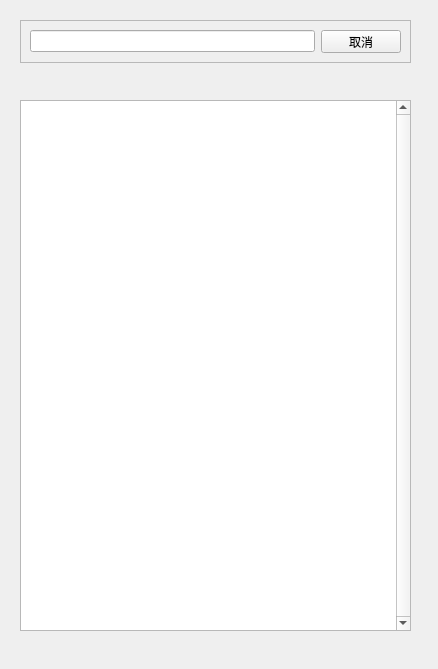
<?xml version="1.0" encoding="UTF-8"?>
<ui version="4.0">
 <class>StackedWidget</class>
 <widget class="QStackedWidget" name="StackedWidget">
  <property name="geometry">
   <rect>
    <x>0</x>
    <y>0</y>
    <width>438</width>
    <height>669</height>
   </rect>
  </property>
  <property name="windowTitle">
   <string>StackedWidget</string>
  </property>
  <property name="currentIndex">
   <number>2</number>
  </property>
  <widget class="QWidget" name="Roster">
   <widget class="QLineEdit" name="Search">
    <property name="geometry">
     <rect>
      <x>10</x>
      <y>20</y>
      <width>421</width>
      <height>20</height>
     </rect>
    </property>
    <property name="styleSheet">
     <string notr="true">border:2px;
border:2px groove gray;
border-radius:10px;
padding:2px 4px</string>
    </property>
    <property name="text">
     <string extracomment="search"/>
    </property>
    <property name="placeholderText">
     <string>search</string>
    </property>
   </widget>
   <widget class="UiRosterView" name="RosterNames">
    <property name="geometry">
     <rect>
      <x>10</x>
      <y>60</y>
      <width>421</width>
      <height>571</height>
     </rect>
    </property>
    <property name="focusPolicy">
     <enum>Qt::NoFocus</enum>
    </property>
    <property name="styleSheet">
     <string notr="true">border:2px groove gray;
border-radius:10px;
padding:2px 4px</string>
    </property>
    <property name="editTriggers">
     <set>QAbstractItemView::NoEditTriggers</set>
    </property>
    <property name="showDropIndicator" stdset="0">
     <bool>false</bool>
    </property>
   </widget>
  </widget>
  <widget class="QWidget" name="Chat">
   <widget class="QLabel" name="Chat_Name">
    <property name="geometry">
     <rect>
      <x>10</x>
      <y>60</y>
      <width>421</width>
      <height>21</height>
     </rect>
    </property>
    <property name="styleSheet">
     <string notr="true">color: rgb(0, 170, 0);</string>
    </property>
    <property name="text">
     <string/>
    </property>
    <property name="alignment">
     <set>Qt::AlignCenter</set>
    </property>
    <property name="wordWrap">
     <bool>false</bool>
    </property>
   </widget>
   <widget class="QPlainTextEdit" name="Chat_Edit">
    <property name="geometry">
     <rect>
      <x>10</x>
      <y>480</y>
      <width>421</width>
      <height>101</height>
     </rect>
    </property>
   </widget>
   <widget class="QFrame" name="Chat_f2">
    <property name="geometry">
     <rect>
      <x>10</x>
      <y>589</y>
      <width>421</width>
      <height>43</height>
     </rect>
    </property>
    <property name="frameShape">
     <enum>QFrame::StyledPanel</enum>
    </property>
    <property name="frameShadow">
     <enum>QFrame::Raised</enum>
    </property>
    <layout class="QGridLayout" name="gridLayout">
     <item row="0" column="0">
      <widget class="QPushButton" name="BtnLoadPic">
       <property name="styleSheet">
        <string notr="true">border:none;</string>
       </property>
       <property name="text">
        <string/>
       </property>
       <property name="icon">
        <iconset resource="icons.qrc">
         <normaloff>:/icons/pic.png</normaloff>:/icons/pic.png</iconset>
       </property>
      </widget>
     </item>
     <item row="0" column="1">
      <widget class="QPushButton" name="BtnCall">
       <property name="styleSheet">
        <string notr="true">border:none</string>
       </property>
       <property name="text">
        <string/>
       </property>
       <property name="icon">
        <iconset resource="icons.qrc">
         <normaloff>:/icons/call.png</normaloff>:/icons/call.png</iconset>
       </property>
      </widget>
     </item>
     <item row="0" column="2">
      <widget class="QPushButton" name="BtnSend">
       <property name="styleSheet">
        <string notr="true">color: rgb(85, 170, 0);
</string>
       </property>
       <property name="text">
        <string>发送</string>
       </property>
      </widget>
     </item>
    </layout>
   </widget>
   <widget class="QFrame" name="Chat_f1">
    <property name="geometry">
     <rect>
      <x>10</x>
      <y>10</y>
      <width>421</width>
      <height>40</height>
     </rect>
    </property>
    <property name="frameShape">
     <enum>QFrame::StyledPanel</enum>
    </property>
    <property name="frameShadow">
     <enum>QFrame::Raised</enum>
    </property>
    <layout class="QGridLayout" name="gridLayout_2">
     <item row="0" column="0">
      <widget class="QPushButton" name="BtnBack1">
       <property name="styleSheet">
        <string notr="true">color: rgb(85, 170, 0);
border:2px groove gray;
border-radius:10px;
padding:2px 4px</string>
       </property>
       <property name="text">
        <string>返回列表</string>
       </property>
      </widget>
     </item>
     <item row="0" column="1">
      <widget class="QProgressBar" name="progressBar">
       <property name="value">
        <number>0</number>
       </property>
       <property name="textVisible">
        <bool>false</bool>
       </property>
      </widget>
     </item>
    </layout>
   </widget>
   <widget class="LoggerView" name="Chat_log">
    <property name="geometry">
     <rect>
      <x>15</x>
      <y>61</y>
      <width>411</width>
      <height>391</height>
     </rect>
    </property>
    <property name="verticalScrollBarPolicy">
     <enum>Qt::ScrollBarAlwaysOn</enum>
    </property>
    <property name="horizontalScrollBarPolicy">
     <enum>Qt::ScrollBarAlwaysOff</enum>
    </property>
    <property name="sizeAdjustPolicy">
     <enum>QAbstractScrollArea::AdjustIgnored</enum>
    </property>
    <property name="autoScroll">
     <bool>false</bool>
    </property>
    <property name="showDropIndicator" stdset="0">
     <bool>false</bool>
    </property>
   </widget>
  </widget>
  <widget class="QWidget" name="ImagePage">
   <widget class="ImageView" name="listViewImage">
    <property name="geometry">
     <rect>
      <x>20</x>
      <y>100</y>
      <width>391</width>
      <height>531</height>
     </rect>
    </property>
    <property name="verticalScrollBarPolicy">
     <enum>Qt::ScrollBarAlwaysOn</enum>
    </property>
    <property name="horizontalScrollBarPolicy">
     <enum>Qt::ScrollBarAlwaysOff</enum>
    </property>
    <property name="autoScroll">
     <bool>false</bool>
    </property>
    <property name="showDropIndicator" stdset="0">
     <bool>false</bool>
    </property>
   </widget>
   <widget class="QFrame" name="Frame3">
    <property name="geometry">
     <rect>
      <x>20</x>
      <y>20</y>
      <width>391</width>
      <height>43</height>
     </rect>
    </property>
    <property name="frameShape">
     <enum>QFrame::StyledPanel</enum>
    </property>
    <property name="frameShadow">
     <enum>QFrame::Raised</enum>
    </property>
    <layout class="QGridLayout" name="gridLayout_3">
     <item row="0" column="0">
      <widget class="QLineEdit" name="ImageDir"/>
     </item>
     <item row="0" column="1">
      <widget class="QPushButton" name="BtnToList">
       <property name="text">
        <string>取消</string>
       </property>
      </widget>
     </item>
    </layout>
   </widget>
  </widget>
 </widget>
 <customwidgets>
  <customwidget>
   <class>UiRosterView</class>
   <extends>QListView</extends>
   <header>uirosterview.h</header>
  </customwidget>
  <customwidget>
   <class>ImageView</class>
   <extends>QListView</extends>
   <header>imageview.h</header>
  </customwidget>
  <customwidget>
   <class>LoggerView</class>
   <extends>QListView</extends>
   <header location="global">loggerview.h</header>
  </customwidget>
 </customwidgets>
 <resources>
  <include location="icons.qrc"/>
 </resources>
 <connections/>
</ui>
